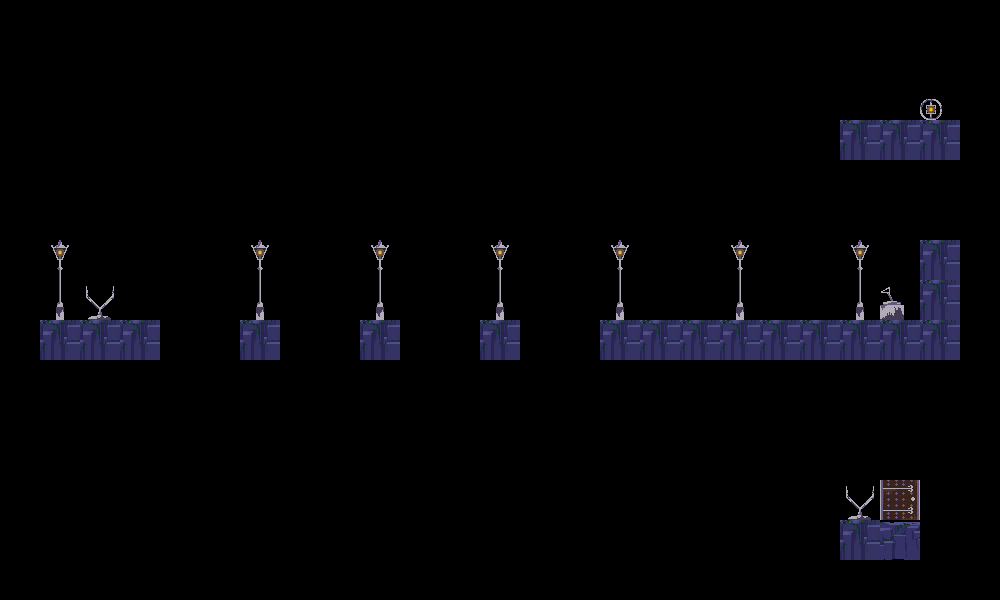

A level layout from a 2D game, rendered from its tile map. Below: a short description, then the map file with tile-grid data replaced by summaries:
An orthogonal 25x15 tile map with 40x40 px tiles, 1 tile layer (Tile Layer 1), 24 tilesets.

<map version="1.0" orientation="orthogonal" renderorder="right-down" width="25" height="15" tilewidth="40" tileheight="40" nextobjectid="1">
 <tileset firstgid="1" name="rocksHorizontal1" tilewidth="40" tileheight="40">
  <image source="tiles/rock/rocksHorizontal1.png" width="40" height="40" />
 </tileset>
 <tileset firstgid="2" name="rocksHorizontal2" tilewidth="40" tileheight="40">
  <image source="tiles/rock/rocksHorizontal2.png" width="40" height="40" />
 </tileset>
 <tileset firstgid="3" name="rocksHorizontal3" tilewidth="40" tileheight="40">
  <image source="tiles/rock/rocksHorizontal3.png" width="40" height="40" />
 </tileset>
 <tileset firstgid="4" name="rocksHorizontal4" tilewidth="40" tileheight="40">
  <image source="tiles/rock/rocksHorizontal4.png" width="40" height="40" />
 </tileset>
 <tileset firstgid="5" name="rocksHorizontal5" tilewidth="40" tileheight="40">
  <image source="tiles/rock/rocksHorizontal5.png" width="40" height="40" />
 </tileset>
 <tileset firstgid="6" name="rocksHorizontal6" tilewidth="40" tileheight="40">
  <image source="tiles/rock/rocksHorizontal6.png" width="40" height="40" />
 </tileset>
 <tileset firstgid="7" name="middle" tilewidth="40" tileheight="40">
  <image source="tiles/rock/middle.png" width="40" height="40" />
 </tileset>
 <tileset firstgid="8" name="rocksVertical1" tilewidth="40" tileheight="40">
  <image source="tiles/rock/rocksVertical1.png" width="40" height="40" />
 </tileset>
 <tileset firstgid="9" name="rocksVertical2" tilewidth="40" tileheight="40">
  <image source="tiles/rock/rocksVertical2.png" width="40" height="40" />
 </tileset>
 <tileset firstgid="10" name="rocksVertical3" tilewidth="40" tileheight="40">
  <image source="tiles/rock/rocksVertical3.png" width="40" height="40" />
 </tileset>
 <tileset firstgid="11" name="rocksVertical4" tilewidth="40" tileheight="40">
  <image source="tiles/rock/rocksVertical4.png" width="40" height="40" />
 </tileset>
 <tileset firstgid="12" name="rocksVertical5" tilewidth="40" tileheight="40">
  <image source="tiles/rock/rocksVertical5.png" width="40" height="40" />
 </tileset>
 <tileset firstgid="13" name="rocksVertical6" tilewidth="40" tileheight="40">
  <image source="tiles/rock/rocksVertical6.png" width="40" height="40" />
 </tileset>
 <tileset firstgid="14" name="a" tilewidth="40" tileheight="40">
  <image source="controls/a.png" width="40" height="40" />
 </tileset>
 <tileset firstgid="15" name="d" tilewidth="40" tileheight="40">
  <image source="controls/d.png" width="40" height="40" />
 </tileset>
 <tileset firstgid="16" name="w" tilewidth="40" tileheight="40">
  <image source="controls/w.png" width="40" height="40" />
 </tileset>
 <tileset firstgid="17" name="lamppostTallTop" tilewidth="18" tileheight="40">
  <tileoffset x="11" y="0" />
  <image source="lights/lamppostTallTop.png" width="18" height="40" />
 </tileset>
 <tileset firstgid="18" name="lamppostTallBottom" tilewidth="18" tileheight="40">
  <tileoffset x="11" y="0" />
  <image source="lights/lamppostTallBottom.png" width="18" height="40" />
 </tileset>
 <tileset firstgid="19" name="doorBottom" tilewidth="40" tileheight="40">
  <image source="doorBottom.png" width="40" height="40" />
 </tileset>
 <tileset firstgid="20" name="doorTop" tilewidth="40" tileheight="9">
  <tileoffset x="0" y="32" />
  <image source="doorTop.png" width="40" height="9" />
 </tileset>
 <tileset firstgid="21" name="movingSpotlight2" tilewidth="24" tileheight="35">
  <tileoffset x="8" y="-10" />
  <image source="lights/movingSpotlight2.png" width="24" height="35" />
 </tileset>
 <tileset firstgid="22" name="lantern" tilewidth="22" tileheight="21">
  <image source="lights/lantern.png" width="22" height="21" />
 </tileset>
 <tileset firstgid="23" name="QuantumUnlit" tilewidth="40" tileheight="40">
  <image source="lights/QuantumUnlit.png" width="40" height="40" />
 </tileset>
 <tileset firstgid="24" name="switchOff" tilewidth="24" tileheight="33">
  <image source="lights/switchOff.png" width="24" height="33" />
 </tileset>
 <layer name="Tile Layer 1" width="25" height="15">
  <data>[375 cells, 42 non-empty, 9 distinct tile ids]</data>
 </layer>
</map>
